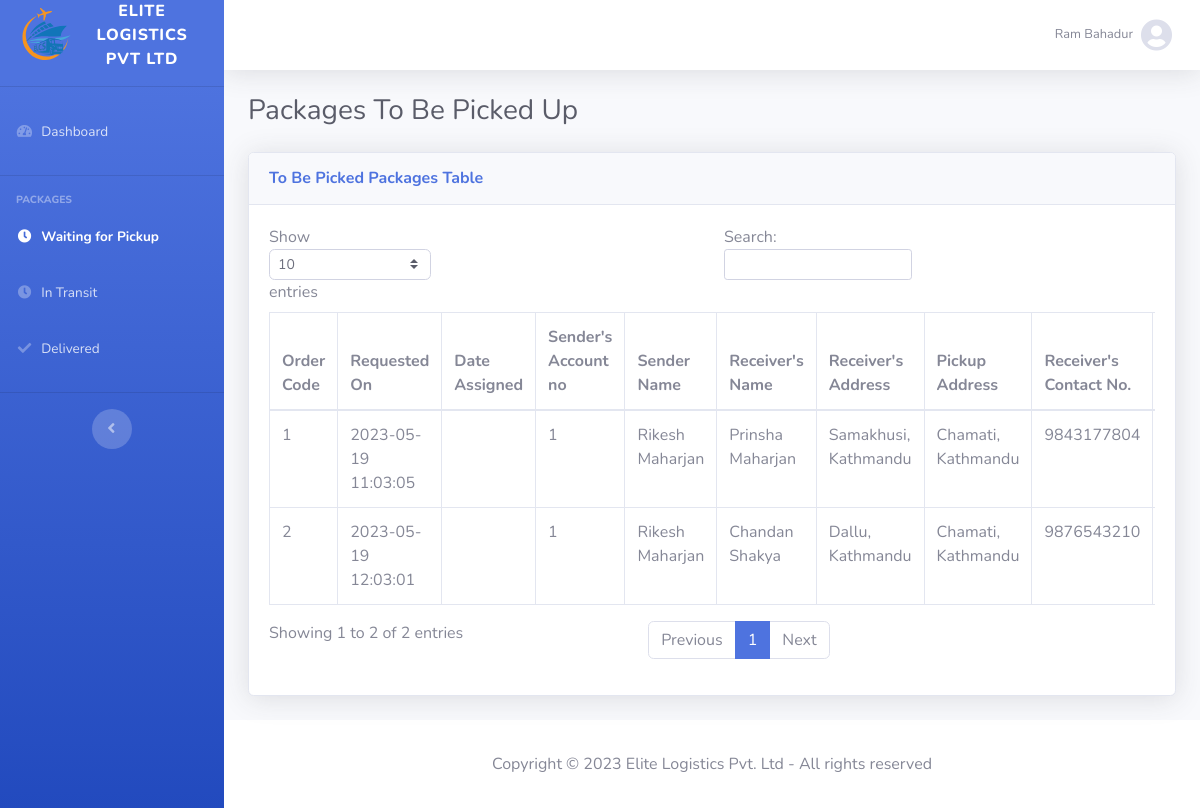
Page /delivery_personnel_pickup.php (signed in) on the committed database.
### tables this page shows
CREATE TABLE account_details (
  account_id INT PRIMARY KEY AUTO_INCREMENT,
  name VARCHAR(100) NOT NULL,
  email VARCHAR(100) NOT NULL,
  password VARCHAR(320) NOT NULL,
  phone_no VARCHAR(20) NOT NULL,
  type_id INT,
  created_on DATETIME NOT NULL,
  default_location VARCHAR(255) NOT NULL,
  INDEX idx_name (name),
  FOREIGN KEY (type_id) REFERENCES account_type (type_id) ON DELETE CASCADE
);

CREATE TABLE package_details (
  order_code INT PRIMARY KEY AUTO_INCREMENT,
  account_id INT,
  receiver_id INT,
  delivery_rider_id INT,
  date_received DATETIME,
  date_delivered DATETIME,
  delivery_status_id INT,
  description VARCHAR(255),
  remarks VARCHAR(255),
  created_on DATETIME NOT NULL,
  date_assigned DATETIME,
  INDEX idx_account_id (account_id),
  INDEX idx_receiver_id (receiver_id),
  INDEX idx_delivery_rider_id (delivery_rider_id),
  INDEX idx_delivery_status_id (delivery_status_id),
  FOREIGN KEY (account_id) REFERENCES account_details (account_id) ON DELETE CASCADE,
  FOREIGN KEY (receiver_id) REFERENCES receiver_details (receiver_id) ON DELETE CASCADE,
  FOREIGN KEY (delivery_rider_id) REFERENCES account_details (account_id) ON DELETE CASCADE,
  FOREIGN KEY (delivery_status_id) REFERENCES delivery_status (status_id) ON DELETE CASCADE
);

CREATE TABLE receiver_details (
  receiver_id INT PRIMARY KEY AUTO_INCREMENT,
  name VARCHAR(100) NOT NULL,
  phone_no VARCHAR(20) NOT NULL,
  INDEX idx_name (name)
);

CREATE TABLE address_details (
  address_id INT PRIMARY KEY AUTO_INCREMENT,
  order_code INT,
  address_type_id INT,
  address VARCHAR(255) NOT NULL,
  INDEX idx_order_code (order_code),
  INDEX idx_address_type_id (address_type_id),
  FOREIGN KEY (order_code) REFERENCES package_details (order_code) ON DELETE CASCADE,
  FOREIGN KEY (address_type_id) REFERENCES address_type (address_type_id) ON DELETE CASCADE
);

### delivery_personnel_pickup.php (called while the page is built, shortened)
<?php
include 'php/connection.php';
include 'php/page_header.php';
include 'php/dashboard_check.php';
include 'php/dashboard_main.php';
include 'php/page_footer.php';
?>

### php/dashboard_check.php (called while the page is built, shortened)
<?php
$accountId = $_SESSION['account_id'];
$stmt = $pdo->prepare("SELECT type_id,name,email,phone_no,default_location FROM account_details WHERE account_id = :accountId");
$stmt->bindParam(':accountId', $accountId);
$stmt->execute();
$user = $stmt->fetch(PDO::FETCH_ASSOC);
$userType = $user['type_id'];
?>

### php/delivery_personnel_pickup_content.php (the view, shortened to what this page needs)
<div class="card shadow mb-4">
    <div class="card-header py-3">
        <h6 class="m-0 font-weight-bold text-primary">To Be Picked Packages Table</h6>
    </div>
    <div class="card-body">
        <div class="table-responsive">
            <table class="table table-bordered" id="dataTable" width="100%" cellspacing="0">
                <thead>
                    <tr>
                        <th>Order Code</th>
                        <th>Requested On</th>
                        <th>Date Assigned</th>
                        <th>Sender's Account no</th>
                        <th>Sender Name</th>
                        <th>Receiver's Name</th>
                        <th>Receiver's Address</th>
                        <th>Pickup Address</th>
                        <th>Receiver's Contact No.</th>
                        <th>Description</th>
                    </tr>
                </thead>
                <tbody>
                    <?php
                    $accountId = $_SESSION['account_id'];
                    $sql = "SELECT
                                pd.order_code,
                                pd.created_on,
                                pd.date_assigned,
                                ad1.account_id as sender_id,
                                ad1.name as sender_name,
                                rd.name AS receiver_name,
                                ad.address AS receiver_address,
                                ad2.address AS pickup_address,
                                rd.phone_no AS receiver_phone,
                                pd.description,
                                pd.remarks
                            FROM
                                package_details pd
                            JOIN
                                account_details ad1 ON pd.account_id = ad1.account_id
                            JOIN
                                receiver_details rd ON pd.receiver_id = rd.receiver_id
                            JOIN
                                address_details ad ON pd.order_code = ad.order_code AND ad.address_type_id = 2
                            JOIN
                                address_details ad2 ON pd.order_code = ad2.order_code AND ad2.address_type_id = 1
                            JOIN
                                delivery_status ds ON pd.delivery_status_id = ds.status_id
                            WHERE
                                delivery_rider_id = :accountId
                                AND
                                delivery_status_id = 2";
                    $stmt = $pdo->prepare($sql);
                    $stmt->bindParam(':accountId', $accountId);
                    $stmt->execute();
                    $packageData = $stmt->fetchAll(PDO::FETCH_ASSOC);
                    foreach ($packageData as $package) {
                        echo '<tr>';
                        echo '<td>' . $package['order_code'] . '</td>';
                        echo '<td>' . $package['created_on'] . '</td>';
                        echo '<td>' . $package['date_assigned'] . '</td>';
                        echo '<td>' . $package['sender_id'] . '</td>';
                        echo '<td>' . $package['sender_name'] . '</td>';
                        echo '<td>' . $package['receiver_name'] . '</td>';
                        echo '<td>' . $package['receiver_address'] . '</td>';
                        echo '<td>' . $package['pickup_address'] . '</td>';
                        echo '<td>' . $package['receiver_phone'] . '</td>';
                        echo '<td>' . $package['description'] . '</td>';
                        echo '</tr>';
                    }
                    ?>
                </tbody>
            </table>
        </div>
    </div>
</div>

### php/dashboard_main.php (shortened to what this page needs)
<?php
$currentPage = basename($_SERVER['PHP_SELF'], ".php");
?>
</head>
<body id="page-top">
    <div id="wrapper">
        <ul class="navbar-nav bg-gradient-primary sidebar sidebar-dark accordion" id="accordionSidebar">
            <li>
                <a class="sidebar-brand d-flex align-items-center justify-content-center" href="index.php">
                    <div class="sidebar-brand-icon">
                        <img src="images/logo.svg" alt="Logo" width="60vw">
                    </div>
                    <div class="sidebar-brand-text mx-3">Elite Logistics Pvt Ltd</div>
                </a>
            </li>
            <li class="sidebar-divider my-0">
                <hr>
            </li>
            <li class="nav-item <?php echo ($currentPage === 'dashboard') ? 'active' : ''; ?>">
                <a class="nav-link" href="dashboard.php">
                    <i class="fas fa-fw fa-tachometer-alt"></i>
                    <span>Dashboard</span>
                </a>
            </li>
            <li class="sidebar-divider">
                <hr>
            </li>
            <?php if ($userType == 3) : ?>
                <li class="sidebar-heading">
                    Packages
                </li>
                <li class="nav-item <?php echo ($currentPage === 'delivery_personnel_pickup') ? 'active' : ''; ?>">
                    <a class="nav-link" href="delivery_personnel_pickup.php">
                        <i class="fas fa-fw fa-clock"></i>
                        <span>Waiting for Pickup</span>
                    </a>
                </li>
                <li class="nav-item <?php echo ($currentPage === 'delivery_personnel_transit') ? 'active' : ''; ?>">
                    <a class="nav-link" href="delivery_personnel_transit.php">
                        <i class="fas fa-fw fa-clock"></i>
                        <span>In Transit</span>
                    </a>
                </li>
                <li class="nav-item  <?php echo ($currentPage === 'delivery_personnel_delivered') ? 'active' : ''; ?>">
                    <a class="nav-link" href="delivery_personnel_delivered.php">
                        <i class="fas fa-fw fa-check"></i>
                        <span>Delivered</span>
                    </a>
                </li>
            <?php endif; ?>
            <li class="sidebar-divider d-none d-md-block">
                <hr>
            </li>
            <li class="text-center d-none d-md-inline">
                <button class="rounded-circle border-0" id="sidebarToggle" title="Toggle Sidebar">
                </button>
            </li>
        </ul>
        <div id="content-wrapper" class="d-flex flex-column">
            <div id="content">
                <nav class="navbar navbar-expand navbar-light bg-white topbar mb-4 static-top shadow">
                    <ul class="navbar-nav ml-auto">
                        <li class="nav-item dropdown no-arrow">
                            <a class="nav-link dropdown-toggle" href="#" id="userDropdown" role="button" data-toggle="dropdown" aria-haspopup="true" aria-expanded="false">
                                <span class="mr-2 d-none d-lg-inline text-gray-600 small">
                                    <?php echo $user['name']; ?>
                                </span>
                                <i class="fas fa-user-circle fa-2x text-gray-300"></i>
                            </a>
                        </li>
                    </ul>
                </nav>
                <div class="container-fluid">
                    <?php
                    if ($currentPage === 'delivery_personnel_pickup') :
                        echo '
                    <div class="d-sm-flex align-items-center justify-content-between mb-4">
                        <h1 class="h3 mb-0 text-gray-800">Packages To Be Picked Up</h1>
                    </div>';
                        include 'delivery_personnel_pickup_content.php';
                    endif;
                    ?>
                </div>
            </div>
            <footer class="sticky-footer bg-white">
                <div class="container my-auto">
                    <div class="text-center my-auto">
                        <span>Copyright &copy;
                            <?php echo date('Y'); ?> Elite Logistics Pvt. Ltd - All rights reserved
                        </span>
                    </div>
                </div>
            </footer>
        </div>
    </div>

### rows in the picture
account_details: name "Ram Bahadur"
package_details: order_code "1", created_on "2023-05-19 11:03:05", account.account_id "1", account.name "Rikesh Maharjan", receiver.name "Prinsha Maharjan", address_details.address "Samakhusi, Kathmandu", address_details.address "Chamati, Kathmandu", receiver.phone_no "9843177804"
package_details: order_code "2", created_on "2023-05-19 12:03:01", account.account_id "1", account.name "Rikesh Maharjan", receiver.name "Chandan Shakya", address_details.address "Dallu, Kathmandu", address_details.address "Chamati, Kathmandu", receiver.phone_no "9876543210"
